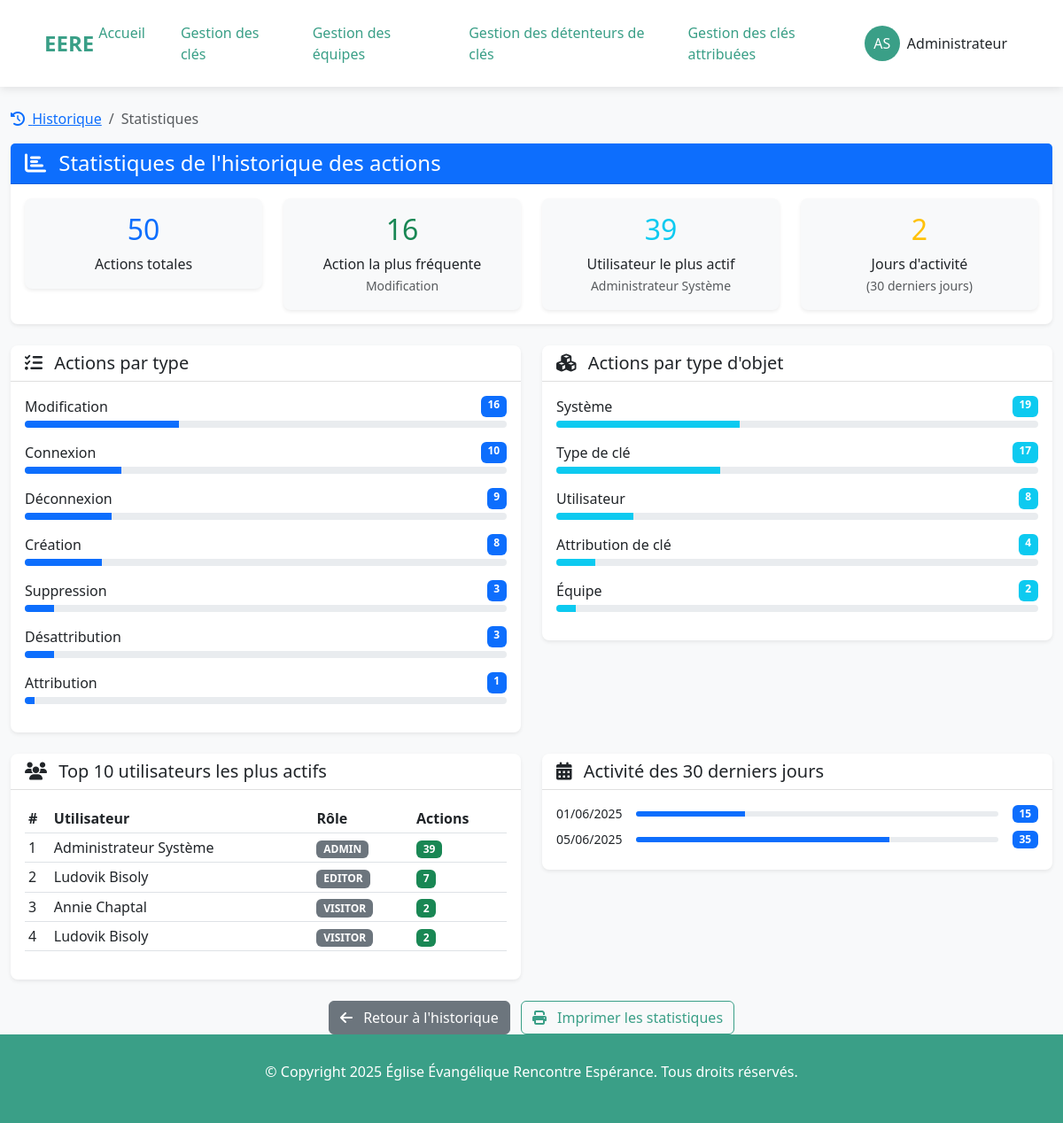
Screenshot of /management/history/stats/ (signed in) with the database file from the repository.
### listings/models.py (models this page shows, shortened)
class Owner(AbstractUser):
    ADMINISTRATOR = 'admin'
    EDITOR = 'editor'
    VISITOR = 'visitor'
    ROLE_CHOICES = [
        (ADMINISTRATOR, 'Administrateur'),
        (EDITOR, 'Éditeur'),                # Peut modifier mais pas administrer
        (VISITOR, 'Visiteur'),              # Accès en lecture seule
    ]
    role = models.CharField(
        max_length=10,
        choices=ROLE_CHOICES,
        default=VISITOR,
        help_text="Détermine les permissions de l'utilisateur dans l'application"
    )
    groups = models.ManyToManyField(
        'auth.Group',
        verbose_name='groups',
        blank=True,
        help_text='The groups this user belongs to.',
        related_name='owner_set',
        related_query_name='owner',
    )
    user_permissions = models.ManyToManyField(
        'auth.Permission',
        verbose_name='user permissions',
        blank=True,
        help_text='Specific permissions for this user.',
        related_name='owner_set',
        related_query_name='owner',
    )
    class Meta:
        verbose_name = "Gestionnaire"
        verbose_name_plural = "Gestionnaires"

### listings/views.py (the view)
# urls.py: path('management/history/stats/', history_stats_view, name='history_stats'),
@login_required
@user_passes_test(is_admin, login_url='access_denied')
def history_stats_view(request):
    action_stats = ActionLog.objects.values('action_type').annotate(
        count=Count('id')).order_by('-count')
    object_stats = ActionLog.objects.values('object_type').annotate(
        count=Count('id')).order_by('-count')
    user_stats = ActionLog.objects.values('user_name', 'user_role').annotate(
        count=Count('id')).order_by('-count')[:10]
    thirty_days_ago = timezone.now().date() - timedelta(days=30)
    daily_activity = ActionLog.objects.filter(
        date_only__gte=thirty_days_ago
    ).values('date_only').annotate(count=Count('id')).order_by('date_only')
    action_stats_readable = []
    for stat in action_stats:
        readable_name = dict(ActionLog.ACTION_TYPES).get(
            stat['action_type'], stat['action_type'])
        action_stats_readable.append({
            'name': readable_name,
            'count': stat['count']
        })
    object_stats_readable = []
    for stat in object_stats:
        readable_name = dict(ActionLog.OBJECT_TYPES).get(
            stat['object_type'], stat['object_type'])
        object_stats_readable.append({
            'name': readable_name,
            'count': stat['count']
        })
    context = {
        'action_stats': action_stats_readable,
        'object_stats': object_stats_readable,
        'user_stats': user_stats,
        'daily_activity': daily_activity,
        'total_actions': ActionLog.objects.count(),
    }
    return render(request, 'listings/history_stats.html', context)

### listings/utils.py (called while the page is built)
def set_current_user(user):
    _thread_locals.user = user

    def __call__(self, request):
        if hasattr(request, 'user') and request.user.is_authenticated:
            set_current_user(request.user)
        else:
            set_current_user(None)
        response = self.get_response(request)
        set_current_user(None)
        return response

### listings/views.py (called while the page is built)
def is_admin(user):
    return user.is_authenticated and hasattr(user, 'role') and user.role == 'admin'

### listings/templates/listings/history_stats.html (shortened to what this page needs)
{% extends "listings/base.html" %}
{% load static %}
{% block content %}
<div class="container-fluid mt-4">
    <div class="row">
        <div class="col-12">
            <nav aria-label="breadcrumb">
                <ol class="breadcrumb">
                    <li class="breadcrumb-item">
                        <a href="{% url 'history_view' %}">
                            <i class="fas fa-history me-1"></i>
                            Historique
                        </a>
                    </li>
                    <li class="breadcrumb-item active" aria-current="page">
                        Statistiques
                    </li>
                </ol>
            </nav>
            <div class="card mb-4">
                <div class="card-header bg-primary text-white">
                    <h4 class="mb-0">
                        <i class="fas fa-chart-bar me-2"></i>
                        Statistiques de l'historique des actions
                    </h4>
                </div>
                <div class="card-body">
                    <div class="row">
                        <div class="col-md-3 text-center">
                            <div class="card bg-light">
                                <div class="card-body">
                                    <h2 class="text-primary">{{ total_actions }}</h2>
                                    <p class="mb-0">Actions totales</p>
                                </div>
                            </div>
                        </div>
                        <div class="col-md-3 text-center">
                            <div class="card bg-light">
                                <div class="card-body">
                                    <h2 class="text-success">{{ action_stats.0.count|default:0 }}</h2>
                                    <p class="mb-0">Action la plus fréquente</p>
                                    <small class="text-muted">{{ action_stats.0.name|default:"N/A" }}</small>
                                </div>
                            </div>
                        </div>
                        <div class="col-md-3 text-center">
                            <div class="card bg-light">
                                <div class="card-body">
                                    <h2 class="text-info">{{ user_stats.0.count|default:0 }}</h2>
                                    <p class="mb-0">Utilisateur le plus actif</p>
                                    <small class="text-muted">{{ user_stats.0.user_name|default:"N/A" }}</small>
                                </div>
                            </div>
                        </div>
                        <div class="col-md-3 text-center">
                            <div class="card bg-light">
                                <div class="card-body">
                                    <h2 class="text-warning">{{ daily_activity|length }}</h2>
                                    <p class="mb-0">Jours d'activité</p>
                                    <small class="text-muted">(30 derniers jours)</small>
                                </div>
                            </div>
                        </div>
                    </div>
                </div>
            </div>
            <div class="row">
                <div class="col-md-6">
                    <div class="card">
                        <div class="card-header">
                            <h5 class="mb-0">
                                <i class="fas fa-tasks me-2"></i>
                                Actions par type
                            </h5>
                        </div>
                        <div class="card-body">
                            {% for stat in action_stats %}
                            <div class="mb-3">
                                <div class="d-flex justify-content-between">
                                    <span>{{ stat.name }}</span>
                                    <span class="badge bg-primary">{{ stat.count }}</span>
                                </div>
                                <div class="progress mt-1" style="height: 8px;">
                                    <div class="progress-bar" role="progressbar"
                                         style="width: {% widthratio stat.count total_actions 100 %}%">
                                    </div>
                                </div>
                            </div>
                            {% endfor %}
                        </div>
                    </div>
                </div>
                <div class="col-md-6">
                    <div class="card">
                        <div class="card-header">
                            <h5 class="mb-0">
                                <i class="fas fa-cubes me-2"></i>
                                Actions par type d'objet
                            </h5>
                        </div>
                        <div class="card-body">
                            {% for stat in object_stats %}
                            <div class="mb-3">
                                <div class="d-flex justify-content-between">
                                    <span>{{ stat.name }}</span>
                                    <span class="badge bg-info">{{ stat.count }}</span>
                                </div>
                                <div class="progress mt-1" style="height: 8px;">
                                    <div class="progress-bar bg-info" role="progressbar"
                                         style="width: {% widthratio stat.count total_actions 100 %}%">
                                    </div>
                                </div>
                            </div>
                            {% endfor %}
                        </div>
                    </div>
                </div>
            </div>
            <div class="row mt-4">
                <div class="col-md-6">
                    <div class="card">
                        <div class="card-header">
                            <h5 class="mb-0">
                                <i class="fas fa-users me-2"></i>
                                Top 10 utilisateurs les plus actifs
                            </h5>
                        </div>
                        <div class="card-body">
                            <div class="table-responsive">
                                <table class="table table-sm">
                                    <thead>
                                        <tr>
                                            <th>#</th>
                                            <th>Utilisateur</th>
                                            <th>Rôle</th>
                                            <th>Actions</th>
                                        </tr>
                                    </thead>
                                    <tbody>
                                        {% for user_stat in user_stats %}
                                        <tr>
                                            <td>{{ forloop.counter }}</td>
                                            <td>{{ user_stat.user_name }}</td>
                                            <td>
                                                <span class="badge bg-secondary">
                                                    {{ user_stat.user_role|upper }}
                                                </span>
                                            </td>
                                            <td>
                                                <span class="badge bg-success">
                                                    {{ user_stat.count }}
                                                </span>
                                            </td>
                                        </tr>
                                        {% endfor %}
                                    </tbody>
                                </table>
                            </div>
                        </div>
                    </div>
                </div>
                <div class="col-md-6">
                    <div class="card">
                        <div class="card-header">
                            <h5 class="mb-0">
                                <i class="fas fa-calendar-alt me-2"></i>
                                Activité des 30 derniers jours
                            </h5>
                        </div>
                        <div class="card-body">
                            <div style="max-height: 400px; overflow-y: auto;">
                                {% for day in daily_activity %}
                                <div class="d-flex justify-content-between align-items-center mb-2">
                                    <small>{{ day.date_only|date:"d/m/Y" }}</small>
                                    <div class="flex-grow-1 mx-3">
                                        <div class="progress" style="height: 6px;">
                                            <div class="progress-bar bg-primary" role="progressbar"
                                                 style="width: {% widthratio day.count 50 100 %}%">
                                            </div>
                                        </div>
                                    </div>
                                    <span class="badge bg-primary">{{ day.count }}</span>
                                </div>
                                {% empty %}
                                <p class="text-muted text-center">Aucune activité récente</p>
                                {% endfor %}
                            </div>
                        </div>
                    </div>
                </div>
            </div>
            <div class="mt-4 text-center">
                <a href="{% url 'history_view' %}" class="btn btn-secondary">
                    <i class="fas fa-arrow-left me-2"></i>
                    Retour à l'historique
                </a>
                <button class="btn btn-outline-primary ms-2" onclick="window.print()">
                    <i class="fas fa-print me-2"></i>
                    Imprimer les statistiques
                </button>
            </div>
        </div>
    </div>
</div>
{% endblock %}

### listings/templates/listings/base.html (shortened to what this page needs)
<!DOCTYPE html>
{% load static %}
<html lang="fr">
<head>
    <link href="https://cdn.jsdelivr.net/npm/bootstrap@5.3.0/dist/css/bootstrap.min.css" rel="stylesheet">
    <link rel="stylesheet" href="https://cdnjs.cloudflare.com/ajax/libs/font-awesome/6.4.0/css/all.min.css">
</head>
<body>
    <header class="top-header">
        <div class="logo" onclick="window.location.href='{% url 'home' %}'">EERE</div>
        <nav class="nav-menu">
            <a href="{% url 'home' %}" id="menu-home">Accueil</a>
            <a href="{% url 'key_list' %}" id="menu-key_list">Gestion des clés</a>
            <a href="{% url 'team_list' %}" id="menu-team_list">Gestion des équipes</a>
            {% if request.user.role == 'admin' %}
                <a href="{% url 'user_list' %}" id="menu-user_list">Gestion des détenteurs de clés</a>
            {% endif %}
            <a href="{% url 'user_keys' %}" id="menu-user_keys">Gestion des clés attribuées</a>
        </nav>
        {% if request.user.is_authenticated %}
        <div class="user-menu dropdown">
            <button class="btn dropdown-toggle" type="button" id="userMenuButton" data-bs-toggle="dropdown" aria-expanded="false">
                <div class="d-flex align-items-center">
                    <div class="user-initials me-2">
                        {{ request.user.first_name|first }}{{ request.user.last_name|first }}
                    </div>
                    <span class="d-none d-md-inline">{{ request.user.first_name }}</span>
                </div>
            </button>
        </div>
        {% endif %}
    </header>
    <main role="main">
        {% block content %}{% endblock %}
    </main>
    <footer class="footer" id="contact">
        <p>&copy; Copyright {% now "Y" %} Église Évangélique Rencontre Espérance. Tous droits réservés.</p>
    </footer>
</body>
</html>

### rows the page displays
Owner: user.first_name|first "A", user.last_name|first "S", user.first_name "Administrateur"

### other values shown
{{ total_actions }} "50"
{{ action_stats.0.count|default:0 }} "16"
{{ action_stats.0.name|default:"N/A" }} "Modification"
{{ user_stats.0.count|default:0 }} "39"
{{ user_stats.0.user_name|default:"N/A" }} "Administrateur Système"
{{ daily_activity|length }} "2"
{{ stat.name }} "Modification" "Connexion" "Déconnexion" "Création" "Suppression" "Désattribution" "Attribution"
{{ stat.count }} "16" "10" "9" "8" "3" "3" "1"
{{ stat.name }} "Système" "Type de clé" "Utilisateur" "Attribution de clé" "Équipe"
{{ stat.count }} "19" "17" "8" "4" "2"
{{ user_stat.user_name }} "Administrateur Système" "Ludovik Bisoly" "Annie Chaptal" "Ludovik Bisoly"
{{ user_stat.user_role|upper }} "ADMIN" "EDITOR" "VISITOR" "VISITOR"
{{ user_stat.count }} "39" "7" "2" "2"
{{ day.date_only|date:"d/m/Y" }} "01/06/2025" "05/06/2025"
{{ day.count }} "15" "35"
